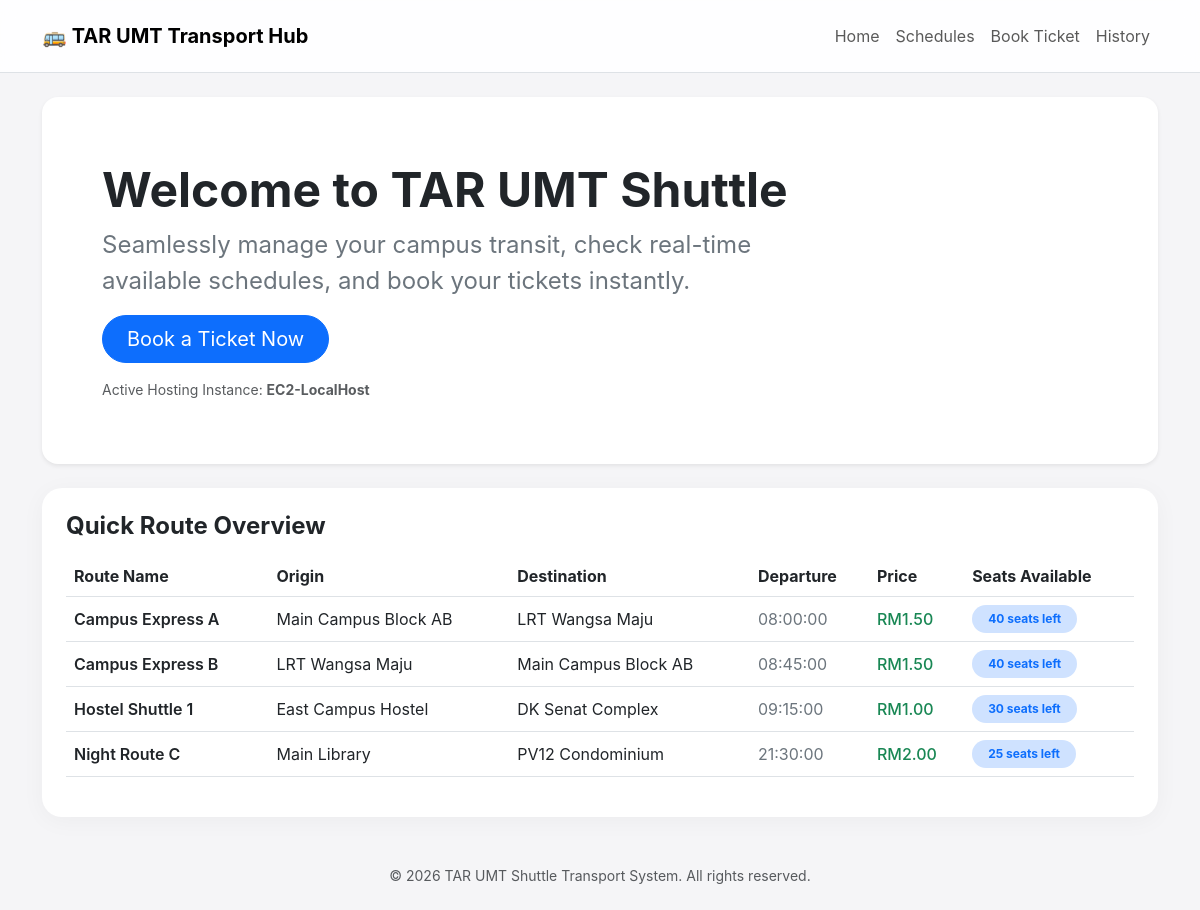
The page / on the database its author committed.
### tables this page shows
CREATE TABLE IF NOT EXISTS routes (
    id INT AUTO_INCREMENT PRIMARY KEY,
    route_name VARCHAR(100) NOT NULL,
    origin VARCHAR(100) NOT NULL,
    destination VARCHAR(100) NOT NULL,
    departure_time TIME NOT NULL,
    price DECIMAL(10, 2) NOT NULL,
    available_seats INT NOT NULL
);

### index.php (the view)
<?php
require_once 'database.php';
include 'header.php';
$routes_result = $conn->query("SELECT * FROM routes ORDER BY departure_time ASC");
$instance_id = @file_get_contents('http://169.254.169.254/latest/meta-data/instance-id') ?: 'EC2-LocalHost';
?>
<div class="p-5 mb-4 bg-white rounded-4 shadow-sm">
    <div class="container-fluid py-3">
        <h1 class="display-5 fw-bold">Welcome to TAR UMT Shuttle</h1>
        <p class="col-md-8 fs-4 text-secondary">Seamlessly manage your campus transit, check real-time available schedules, and book your tickets instantly.</p>
        <a href="book.php" class="btn btn-primary btn-lg rounded-pill px-4">Book a Ticket Now</a>
        <div class="mt-3 text-muted small">Active Hosting Instance: <strong><?php echo htmlspecialchars($instance_id); ?></strong></div>
    </div>
</div>
<div class="row g-4">
    <div class="col-12">
        <div class="card p-4">
            <h4 class="mb-3 fw-bold">Quick Route Overview</h4>
            <div class="table-responsive">
                <table class="table align-middle">
                    <thead>
                        <tr><th>Route Name</th><th>Origin</th><th>Destination</th><th>Departure</th><th>Price</th><th>Seats Available</th></tr>
                    </thead>
                    <tbody>
                        <?php while($r = $routes_result->fetch_assoc()): ?>
                        <tr>
                            <td class="fw-semibold"><?php echo htmlspecialchars($r['route_name']); ?></td>
                            <td><?php echo htmlspecialchars($r['origin']); ?></td>
                            <td><?php echo htmlspecialchars($r['destination']); ?></td>
                            <td class="text-secondary"><?php echo htmlspecialchars($r['departure_time']); ?></td>
                            <td class="text-success fw-medium">RM<?php echo number_format($r['price'], 2); ?></td>
                            <td><span class="badge bg-primary-subtle text-primary px-3 py-2 rounded-pill"><?php echo $r['available_seats']; ?> seats left</span></td>
                        </tr>
                        <?php endwhile; ?>
                    </tbody>
                </table>
            </div>
        </div>
    </div>
</div>
<?php include 'footer.php'; ?>

### header.php (shortened to what this page needs)
<!DOCTYPE html>
<html lang="en">
<head>
    <link href="https://cdn.jsdelivr.net/npm/bootstrap@5.3.0/dist/css/bootstrap.min.css" rel="stylesheet">
</head>
<body>
<nav class="navbar navbar-expand-lg navbar-light py-3 border-bottom sticky-top">
    <div class="container">
        <a class="navbar-brand fw-bold" href="index.php">🚌 TAR UMT Transport Hub</a>
        <div class="navbar-nav ms-auto">
            <a class="nav-link" href="index.php">Home</a>
            <a class="nav-link" href="schedule.php">Schedules</a>
            <a class="nav-link" href="book.php">Book Ticket</a>
            <a class="nav-link" href="history.php">History</a>
        </div>
    </div>
</nav>
<div class="container my-4">

### footer.php (shortened to what this page needs)
</div>
<footer class="text-center py-4 text-muted small">
    &copy; 2026 TAR UMT Shuttle Transport System. All rights reserved.
</footer>
</body>
</html>

### header.php (style rules this page uses)
body { background-color: #f5f5f7; font-family: -apple-system, BlinkMacSystemFont, "Segoe UI", Roboto, sans-serif; }
.navbar { background: rgba(255, 255, 255, 0.9); backdrop-filter: blur(10px); }
.card { border-radius: 20px; border: none; box-shadow: 0 4px 24px rgba(0,0,0,0.04); }

### rows shown on the page
routes: route_name "Campus Express A", origin "Main Campus Block AB", destination "LRT Wangsa Maju", departure_time "08:00:00", price "1.50", available_seats "40"
routes: route_name "Campus Express B", origin "LRT Wangsa Maju", destination "Main Campus Block AB", departure_time "08:45:00", price "1.50", available_seats "40"
routes: route_name "Hostel Shuttle 1", origin "East Campus Hostel", destination "DK Senat Complex", departure_time "09:15:00", price "1.00", available_seats "30"
routes: route_name "Night Route C", origin "Main Library", destination "PV12 Condominium", departure_time "21:30:00", price "2.00", available_seats "25"

### other values the page prints
$instance_id "EC2-LocalHost"
